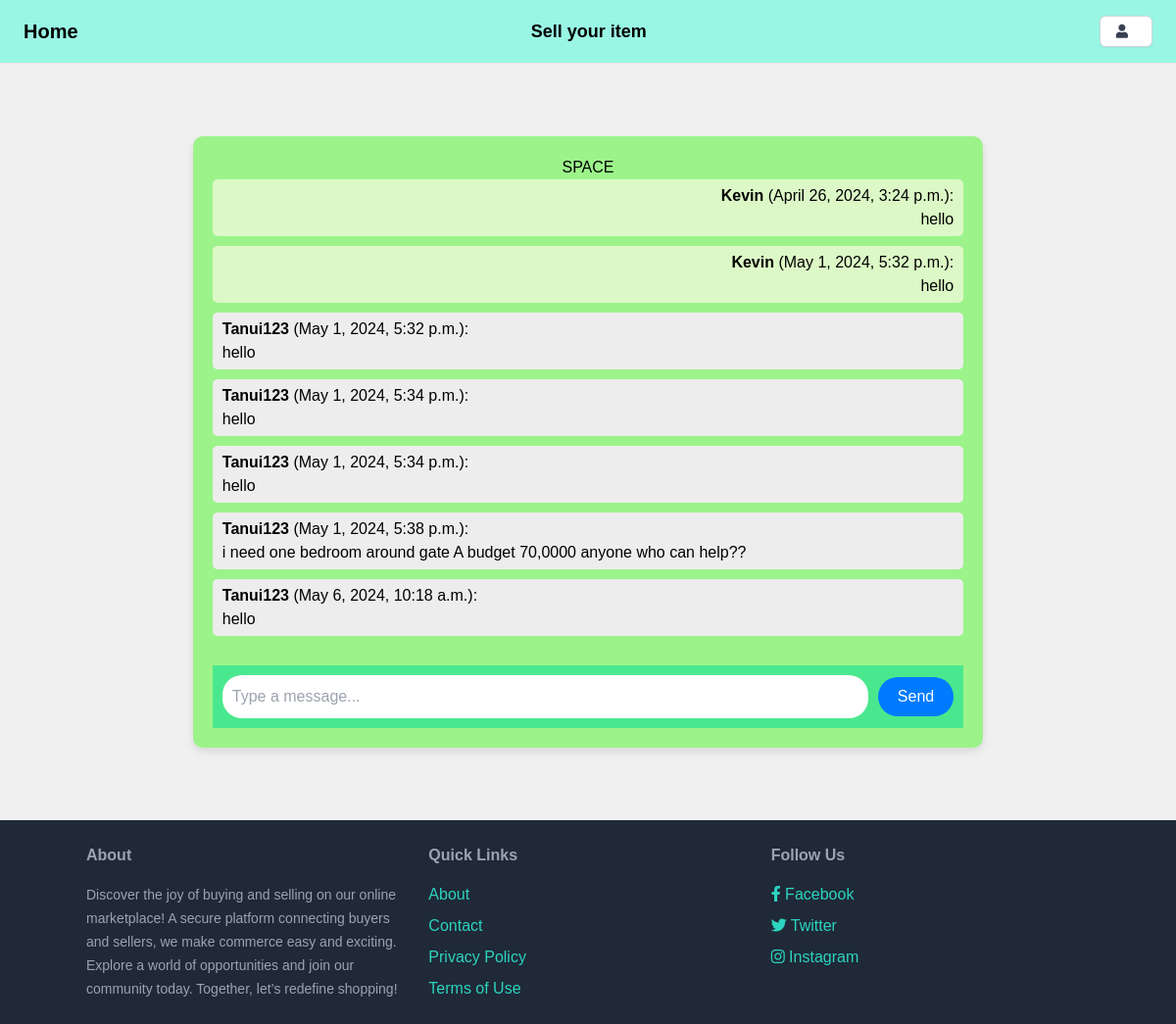
/inbox/group/ (signed in), run on the app's committed database.
### conversation/models.py (models this page shows)
class Group(models.Model):
    name = models.CharField(max_length=200)

class GroupMessage(models.Model):
    group = models.ForeignKey(Group, on_delete=models.CASCADE)
    sender = models.ForeignKey(User, on_delete=models.CASCADE)
    message = models.TextField()
    timestamp = models.DateTimeField(auto_now_add=True)
    class Meta:
        ordering = ('timestamp',)

### conversation/views.py (the view)
# urls.py: path('group/', views.group_chat, name='group'),
@login_required
def group_chat(request):
    group_name = 'SPACE'
    group, created = Group.objects.get_or_create(name=group_name)
    if request.method == 'POST':
        form = GroupMessageForm(request.POST)
        if form.is_valid():
            group_message = form.save(commit=False)
            group_message.group = group
            group_message.sender = request.user
            group_message.save()
            return redirect('conversation:group')
    else:
        form = GroupMessageForm()
    messages = GroupMessage.objects.filter(group=group)
    return render(request, 'conversation/group.html', {
        'group': group,
        'form': form,
        'messages': messages
    })

### conversation/forms.py
class GroupMessageForm(forms.ModelForm):
    class Meta:
        model = GroupMessage
        fields = ['message']

### conversation/templates/conversation/group.html (shortened to what this page needs)
{% extends 'core/base.html' %}
{% block content %}
<div class="chat-container">
  <h2 style="text-align: center;">{{ group.name }}</h2>
  <div class="chat-messages">
    {% for message in messages %}
      <div class="message {% if message.sender == user %}self{% else %}other{% endif %}">
        <p><strong>{{ message.sender.username }}</strong> ({{ message.timestamp|date:"F j, Y, g:i a" }}):</p>
        <p>{{ message.message }}</p>
      </div>
    {% empty %}
      <p style="text-align: center;">No messages yet. Be the first to start the conversation!</p>
    {% endfor %}
  </div>
  <form method="post" class="message-form">
    <input type="text" name="message" class="message-input" placeholder="Type a message...">
    <button type="submit" class="send-button">Send</button>
  </form>
</div>
{% endblock %}

### conversation/templates/conversation/group.html (style rules this page uses)
body { background-color: #f0f0f0; margin: 0; font-family: Arial, sans-serif; }
.chat-container { background-color: #9cf38a; border-radius: 10px; box-shadow: 0 4px 8px rgba(0, 0, 0, 0.1); overflow: hidden; width: 70%; margin: 50px auto; padding: 20px; transition: box-shadow 0.3s ease; }
.chat-messages { max-height: 30%; overflow-y: auto; }
.message { margin-bottom: 10px; padding: 5px 10px; border-radius: 5px; }
.message.self { background-color: #DCF8C6; text-align: right; }
.message.other { background-color: #EDEDED; text-align: left; }
.message p { margin: 0; }
.message p strong { font-weight: bold; }
.message-form { padding: 10px; display: flex; align-items: center; background-color: #4ae88e; margin-top: 20px; }
.message-input { flex: 1; border: none; border-radius: 20px; padding: 10px; margin-right: 10px; }
.send-button { background-color: #007bff; color: #fff; border: none; border-radius: 20px; padding: 8px 20px; cursor: pointer; }

### data on the page
Group: name "SPACE"
GroupMessage: sender.username "Kevin", timestamp "April 26, 2024, 3:24 p.m.", message "hello"
GroupMessage: sender.username "Kevin", timestamp "May 1, 2024, 5:32 p.m.", message "hello"
GroupMessage: sender.username "Tanui123", timestamp "May 1, 2024, 5:32 p.m.", message "hello"
GroupMessage: sender.username "Tanui123", timestamp "May 1, 2024, 5:34 p.m.", message "hello"
GroupMessage: sender.username "Tanui123", timestamp "May 1, 2024, 5:34 p.m.", message "hello"
GroupMessage: sender.username "Tanui123", timestamp "May 1, 2024, 5:38 p.m.", message "i need one bedroom around gate A budget 70,0000 anyone who can help??"
GroupMessage: sender.username "Tanui123", timestamp "May 6, 2024, 10:18 a.m.", message "hello"
